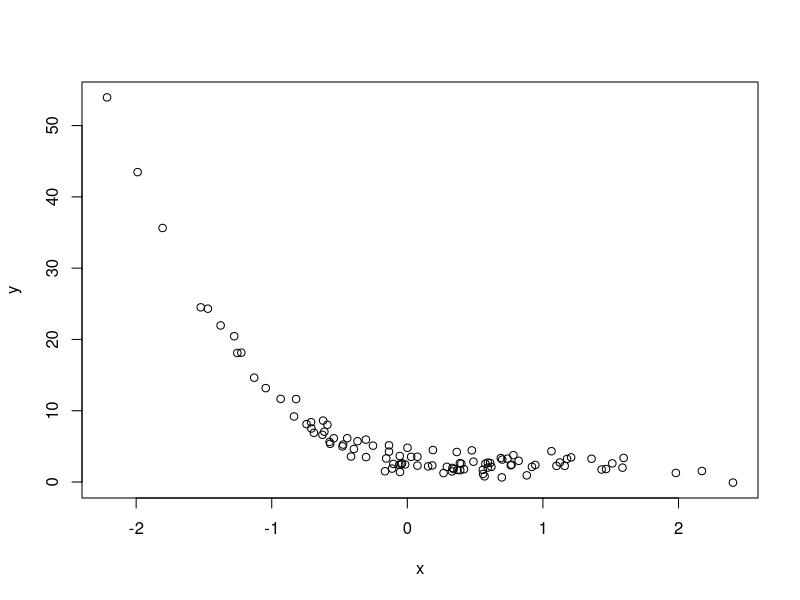

The R script that drew this image: (Note: this script raises an error after producing the figure.)
## ---- chunk 1
set.seed(1)
x <- rnorm(100)
eps <- rnorm(100)
beta0 <- 2.731
beta1 <- -3.296
beta2 <- 5.117
beta3 <- -1.793
y <- beta0 + beta1 * x + beta2 * x^2 + beta3 * x^3 + eps
plot(x, y)
inp <- data.frame(x, y)
## ---- chunk 2
bss <- regsubsets(y ~ x + I(x^2) + I(x^3) + I(x^4) + I(x^5) + I(x^6) + I(x^7) + I(x^8) + I(x^9) + I(x^10), data = inp, nvmax = 10)
bss.summary <- summary(bss)
bss.summary

par(mfrow=c(1,3))
plot(bss.summary$adjr2, xlab = 'Number of variables', ylab = 'Adjusted R2', type = 'l')
rsq.max.idx <- which.max(bss.summary$adjr2)
points(rsq.max.idx, bss.summary$adjr2[rsq.max.idx], col = 'red', cex = 2, pch = 20)

cp.min.idx <- which.min(bss.summary$cp)
plot(bss.summary$cp, xlab = 'Number of variables', ylab = 'Cp', type = 'l')
points(cp.min.idx, bss.summary$cp[cp.min.idx], col = 'red', cex = 2, pch = 20)

bic.min.idx <- which.min(bss.summary$bic)
plot(bss.summary$bic, xlab = 'Number of variables', ylab = 'BIC', type = 'l')
points(bic.min.idx, bss.summary$bic[bic.min.idx], col = 'red', cex = 2, pch = 20)

par(mfrow=c(1,1))
plot(bss, scale = 'adjr2')
plot(bss, scale = 'Cp')
plot(bss, scale = 'bic')
## ---- chunk 3
coef(bss, 3)
## ---- chunk 4
fss <- regsubsets(y ~ x + I(x^2) + I(x^3) + I(x^4) + I(x^5) + I(x^6) + I(x^7) + I(x^8) + I(x^9) + I(x^10), data = inp, method = 'forward', nvmax = 10)
fss.summary <- summary(fss)
fss.summary

par(mfrow=c(1,3))
plot(fss.summary$adjr2, xlab = 'Number of variables', ylab = 'Adjusted R2', type = 'l')
rsq.max.idx <- which.max(fss.summary$adjr2)
points(rsq.max.idx, fss.summary$adjr2[rsq.max.idx], col = 'red', cex = 2, pch = 20)

cp.min.idx <- which.min(fss.summary$cp)
plot(fss.summary$cp, xlab = 'Number of variables', ylab = 'Cp', type = 'l')
points(cp.min.idx, fss.summary$cp[cp.min.idx], col = 'red', cex = 2, pch = 20)

bic.min.idx <- which.min(fss.summary$bic)
plot(fss.summary$bic, xlab = 'Number of variables', ylab = 'BIC', type = 'l')
points(bic.min.idx, fss.summary$bic[bic.min.idx], col = 'red', cex = 2, pch = 20)
## ---- chunk 5
bks <- regsubsets(y ~ x + I(x^2) + I(x^3) + I(x^4) + I(x^5) + I(x^6) + I(x^7) + I(x^8) + I(x^9) + I(x^10), data = inp, method = 'backward', nvmax = 10)
bks.summary <- summary(bks)
bks.summary

which.max(bks.summary$adjr2)
which.min(bks.summary$cp)
bks.summary$bic
which.min(bks.summary$bic)

par(mfrow=c(1,3))
plot(bks.summary$adjr2, xlab = 'Number of variables', ylab = 'Adjusted R2', type = 'l')
rsq.max.idx <- which.max(bks.summary$adjr2)
points(rsq.max.idx, bks.summary$adjr2[rsq.max.idx], col = 'red', cex = 2, pch = 20)

cp.min.idx <- which.min(bks.summary$cp)
plot(bks.summary$cp, xlab = 'Number of variables', ylab = 'Cp', type = 'l')
points(cp.min.idx, bks.summary$cp[cp.min.idx], col = 'red', cex = 2, pch = 20)

bic.min.idx <- which.min(bks.summary$bic)
plot(bks.summary$bic, xlab = 'Number of variables', ylab = 'BIC', type = 'l')
points(bic.min.idx, bks.summary$bic[bic.min.idx], col = 'red', cex = 2, pch = 20)
## ---- chunk 6
coef(fss, 3)
coef(bks, 3)
## ---- chunk 7
fss.poly <- regsubsets(y ~ poly(x, 10), data = inp, method = 'forward', nvmax = 10)
coef(fss.poly, 3)
## ---- chunk 8
X <- data.frame(x, x^2, x^3, x^4, x^5, x^6, x^7, x^8, x^9, x^10)
lasso.cv <- cv.glmnet(as.matrix(X), y, alpha = 1)
plot(lasso.cv)
lbl <- lasso.cv$lambda.min
lasso.res <- glmnet(as.matrix(X), y, alpha = 1, lambda = lbl)
lasso.res$beta
lasso.res$a0
## ---- chunk 9
beta7 <- 7.697
yf <- beta0 + beta7 * x^7 + eps

bsf <- regsubsets(yf ~ x + I(x^2) + I(x^3) + I(x^4) + I(x^5) + I(x^6) + I(x^7) + I(x^8) + I(x^9) + I(x^10), data = inp, nvmax = 10)
bsf.summary <- summary(bsf)
bsf.summary

par(mfrow=c(1,3))
plot(bsf.summary$adjr2, xlab = 'Number of variables', ylab = 'Adjusted R2', type = 'l')
rsq.max.idx <- which.max(bsf.summary$adjr2)
points(rsq.max.idx, bsf.summary$adjr2[rsq.max.idx], col = 'red', cex = 2, pch = 20)

cp.min.idx <- which.min(bsf.summary$cp)
plot(bsf.summary$cp, xlab = 'Number of variables', ylab = 'Cp', type = 'l')
points(cp.min.idx, bsf.summary$cp[cp.min.idx], col = 'red', cex = 2, pch = 20)

bic.min.idx <- which.min(bsf.summary$bic)
plot(bsf.summary$bic, xlab = 'Number of variables', ylab = 'BIC', type = 'l')
points(bic.min.idx, bsf.summary$bic[bic.min.idx], col = 'red', cex = 2, pch = 20)
## ---- chunk 10
coef(bsf, 1)
## ---- chunk 11
X <- data.frame(x, x^2, x^3, x^4, x^5, x^6, x^7, x^8, x^9, x^10)
lasso.cv <- cv.glmnet(as.matrix(X), yf, alpha = 1)
plot(lasso.cv)
lbl <- lasso.cv$lambda.min
lasso.res <- glmnet(as.matrix(X), yf, alpha = 1, lambda = lbl)
lasso.res$beta
lasso.res$a0
